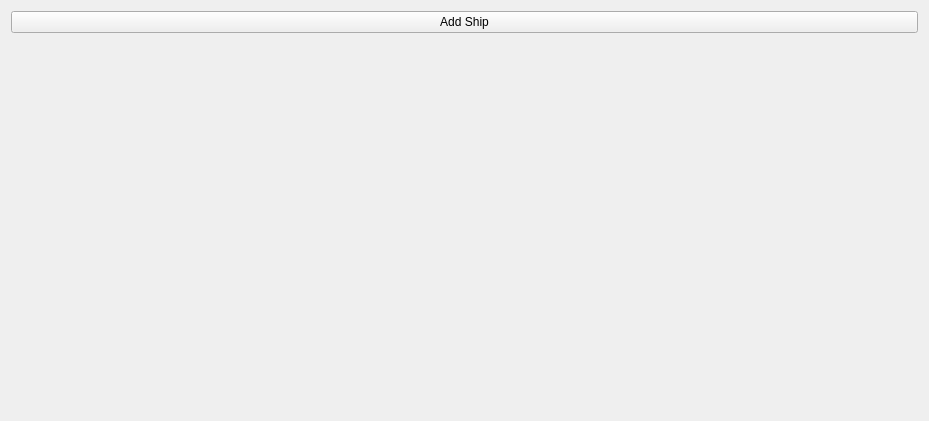
<?xml version="1.0" encoding="UTF-8"?>
<ui version="4.0">
 <class>FleetTrackerWidget</class>
 <widget class="QWidget" name="FleetTrackerWidget">
  <property name="geometry">
   <rect>
    <x>0</x>
    <y>0</y>
    <width>929</width>
    <height>421</height>
   </rect>
  </property>
  <property name="sizePolicy">
   <sizepolicy hsizetype="Preferred" vsizetype="Maximum">
    <horstretch>0</horstretch>
    <verstretch>0</verstretch>
   </sizepolicy>
  </property>
  <property name="windowTitle">
   <string>Fleet Tracker</string>
  </property>
  <layout class="QVBoxLayout" name="verticalLayout">
   <property name="sizeConstraint">
    <enum>QLayout::SizeConstraint::SetDefaultConstraint</enum>
   </property>
   <item>
    <widget class="QPushButton" name="addButton">
     <property name="text">
      <string>Add Ship</string>
     </property>
     <property name="shortcut">
      <string>Ctrl+Space</string>
     </property>
     <property name="checkable">
      <bool>false</bool>
     </property>
     <property name="autoDefault">
      <bool>false</bool>
     </property>
     <property name="default">
      <bool>false</bool>
     </property>
     <property name="flat">
      <bool>false</bool>
     </property>
    </widget>
   </item>
   <item>
    <widget class="QWidget" name="FleetWidget" native="true">
     <property name="sizePolicy">
      <sizepolicy hsizetype="MinimumExpanding" vsizetype="Fixed">
       <horstretch>0</horstretch>
       <verstretch>0</verstretch>
      </sizepolicy>
     </property>
     <layout class="QVBoxLayout" name="verticalLayout_2">
      <property name="spacing">
       <number>9</number>
      </property>
      <property name="leftMargin">
       <number>0</number>
      </property>
      <property name="topMargin">
       <number>0</number>
      </property>
      <property name="rightMargin">
       <number>0</number>
      </property>
      <property name="bottomMargin">
       <number>0</number>
      </property>
     </layout>
    </widget>
   </item>
   <item>
    <spacer name="verticalSpacer">
     <property name="orientation">
      <enum>Qt::Orientation::Vertical</enum>
     </property>
     <property name="sizeType">
      <enum>QSizePolicy::Policy::Expanding</enum>
     </property>
     <property name="sizeHint" stdset="0">
      <size>
       <width>20</width>
       <height>0</height>
      </size>
     </property>
    </spacer>
   </item>
  </layout>
 </widget>
 <resources/>
 <connections>
  <connection>
   <sender>addButton</sender>
   <signal>clicked()</signal>
   <receiver>FleetTrackerWidget</receiver>
   <slot>addShip()</slot>
   <hints>
    <hint type="sourcelabel">
     <x>464</x>
     <y>20</y>
    </hint>
    <hint type="destinationlabel">
     <x>464</x>
     <y>210</y>
    </hint>
   </hints>
  </connection>
 </connections>
 <slots>
  <slot>configureToggle()</slot>
  <slot>addShip()</slot>
 </slots>
</ui>
